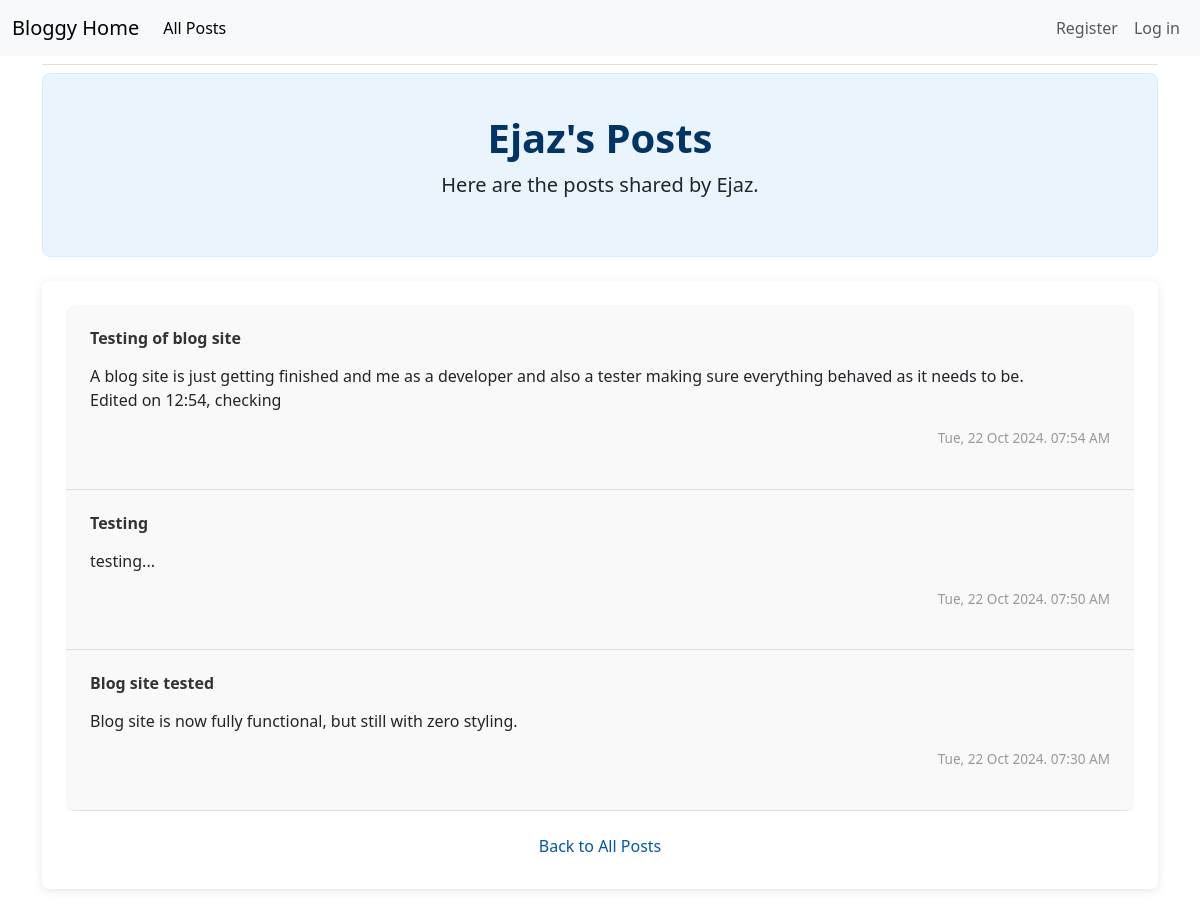
The app's page /user_posts/Ejaz/, older data.
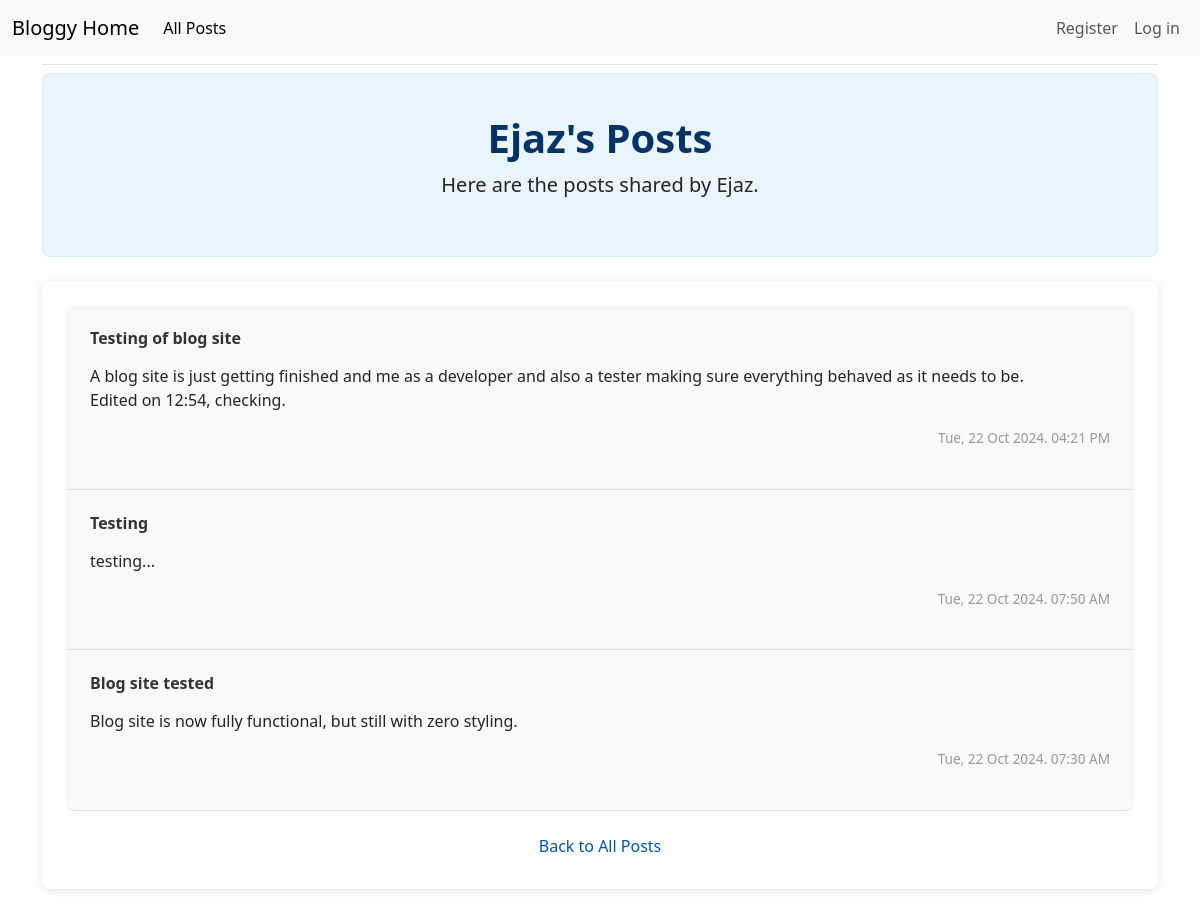
The same page, newer data.
### blogs/models.py (models this page shows, shortened)
class blog_post(models.Model): # if forgot models.Model then app won't makemigrations.
    f_key=models.ForeignKey(blog_name,on_delete=models.CASCADE)
    post_name=models.CharField(max_length=150)
    post=models.TextField()
    post_date=models.DateTimeField(auto_now_add=True)

### blogs/views.py (the view)
# urls.py: path('user_posts/<str:username>/', views.user_posts, name='user_posts'),
def user_posts(request, username):
    user_posts = blog_post.objects.filter(f_key__user__username=username).order_by('-post_date')
    context = {'user_posts': user_posts, 'author': username}
    return render(request, 'blogs/user_posts.html', context)

### blogs/templates/blogs/user_posts.html
{% extends "blogs/base.html" %}
{% load django_bootstrap5 %}
{% block content %}
<div class="p-3 mb-4" style="background-color: #eaf4fc; border: 1px solid #d5ecff; border-radius: .5rem;">
    <div class="container-fluid text-center py-4">
        <h5 class="display-6 fw-bold" style="color: #003366;">{{ author }}'s Posts</h5>
        <p class="lead">Here are the posts shared by {{ author }}.</p>
    </div>
</div>
<div class="mb-4"
    style="padding: 1.5rem; background-color: #ffffff; border-radius: 0.5rem; box-shadow: 0 2px 10px rgba(0, 0, 0, 0.1);">
    <ul class="list-group" style="border-radius: 0.5rem; overflow: hidden;">
        {% for post in user_posts %}
        <li class="list-group-item"
            style="border: none; background-color: #f9f9f9; padding: 1.5rem; border-bottom: 1px solid #e0e0e0;">
            <h6 class="fw-bold" style="color: #333; margin-bottom: 0.5rem;">{{ post.post_name }}</h6>
            <p style="color: #555; line-height: 1.6;">{{ post.post|linebreaks }}</p>
            <p style="float:right; font-size: 0.85rem; color: #999;">{{ post.post_date|date:'D, d M Y. h:i A' }}</p>
        </li>
        {% endfor %}
    </ul>
    <div class="mt-3 text-center">
        <a href="{% url 'blogs:posts' %}" class="btn btn-link"
            style="color: #0056b3; text-decoration: none; font-weight: 500; transition: color 0.3s;">
            Back to All Posts
        </a>
    </div>
</div>
{% endblock content %}

### blogs/templates/blogs/base.html (shortened to what this page needs)
<!DOCTYPE html>
<html lang="en">
<head>
    {% load django_bootstrap5 %}
    {% bootstrap_css %}
</head>
<body>
    <nav class="navbar navbar-expand-lg bg-body-tertiary">
        <div class="container-fluid">
            <a class="navbar-brand" href="{%url 'blogs:home' %}">Bloggy Home</a>
            <div class="collapse navbar-collapse" id="navbarSupportedContent">
                <ul class="navbar-nav me-auto mb-2 mb-lg-0">
                    <li class="nav-item">
                        <a class="nav-link active" aria-current="page" href="{%url 'blogs:posts' %}">All Posts</a>
                    </li>
                </ul>
                <ul class="navbar-nav ms-auto mb-2 mb-md-0">
                    {% if user.is_authenticated %}
                    <li class="nav-item">
                        <span class="navbar-text me-2">Hello, {{ user.username }}.
                        </span>
                    </li>
                    {% else %}
                    <li class="nav-item">
                        <a class="nav-link" href="{% url 'accounts:register' %}">
                            Register</a>
                    </li>
                    <li class="nav-item">
                        <a class="nav-link" href="{% url 'accounts:login' %}">
                            Log in</a>
                    </li>
                    {% endif %}
                </ul>
            </div>
        </div>
    </nav>
    <main class="container">
        <div class="pb-2 mb-2 border-bottom">
        </div>
        <div>
            {% block content %}{% endblock content %}
        </div>
</body>
</html>

Row changes from the older to the newer data that the page shows:
changed blog_post "Testing of blog site": post "A blog site is just getting finished and me as a developer and also a tester making sure everything behaved as it needs to be. Edited on 12:54, checking" → "A blog site is just getting finished and me as a developer and also a tester making sure everything behaved as it needs to be. Edited on 12:54, checking."; post_date "Tue, 22 Oct 2024. 07:54 AM" → "Tue, 22 Oct 2024. 04:21 PM"
